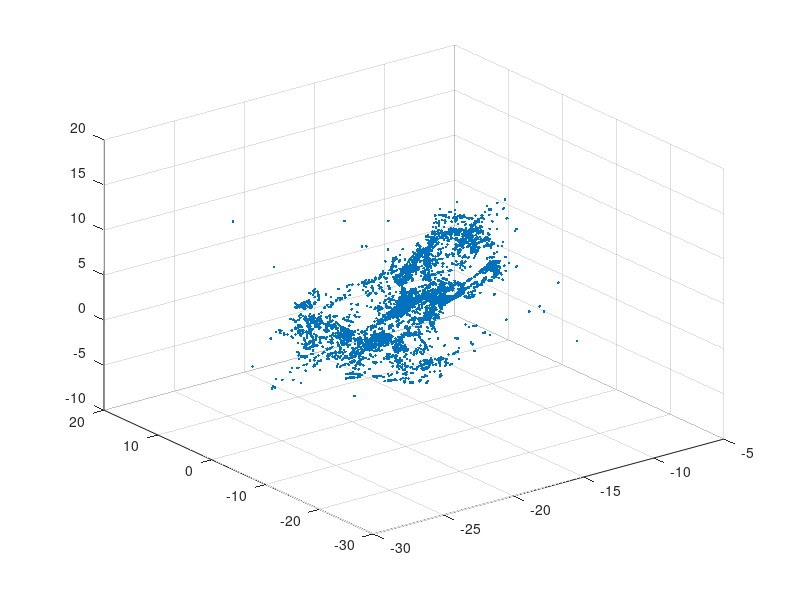

The MATLAB source for this figure:
%% Load images for final assignment
% create list of images present for the structure from motion project
% Input: 
%   -foldername
%
% Output: 
%   -3D model of the object
%
% Authors: 
%   -Bas Buller 4166566
%   -Rick Feith 4218272

clear all; close all; 


%% Tunable parameters
harris_scales       = 22; % determines how many scales the image is checked for
harris_threshold    = 0.0001;
nearest_neighbour   = 0.87;
sift_thresh         = 0.75;
ransac_iters        = 3000;
ransac_thresh       = 15;

own_algorithm       = 0; % Use sift feature detection and matching (0) or own algorithm (1)      
step1               = 0; % Perform feature detection
step2               = 0; % Perform feature matching
step3               = 0; % Apply normalized 8-point Ransac to find best matches
step4               = 0; % Determine point view matrix
step5               = 0; % 3D coordinates for 3 and 4 consecutive images
step6               = 0; % Procrustes analysis
step7               = 0; % Bundle adjustment
step8               = 1; % Surface plot of complete model
plots               = 0; % Show example plots
image1              = 1;% Which images are plotted, this number indicates the left image

if(step1)
%% Step 1: create list of images, Detect feature points and create Sift descriptor
    % create complete data cell
    % | name | x | y | s | d | matches | vl_Sift matches | RANSAC matches
    keypoints = {};
    folder_name = 'model_castle';

    % create list of images
    keypoints(:,1) = loaddata(folder_name);
    fprintf("Files loaded into filenames \n")
    
    % Detect feature points and extract sift features
    num_of_im = length(keypoints);
    for i = 1:num_of_im
        fprintf(strcat("Starting image ",num2str(i)," of ",num2str(num_of_im)," \n"))
%         if(own_algorithm)
            [s,r,c] = extractfeatures(keypoints{i,1},harris_scales,harris_threshold);
            
            % create sift Descriptor
            [x,y,d] = sift_descriptor(keypoints{i,1},s,r,c);
            keypoints(i,2) = {x};
            keypoints(i,3) = {y};
            keypoints(i,4) = {s};
            keypoints(i,5) = {d};
            fprintf(strcat(num2str(length(x))+" keypoints found. \n"))
            
%         else % using only vl_sift
%             [f,d] = vl_sift(single(rgb2gray(imread(keypoints{i,1}))),'PeakThresh',sift_thresh);  
%             keypoints(i,2) = {f(1,:)};
%             keypoints(i,3) = {f(2,:)};
%             keypoints(i,4) = {f(3,:)};
%             keypoints(i,5) = {d};
%         end
    end

%     if(own_algorithm)
%         save own_keypoints keypoints
%     else
        save vl_keypoints keypoints
%     end
% figure()
%   imshow(imread(keypoints{image1,1}))
%    hold on
%     x1 = keypoints{image1,2};
%     y1 = keypoints{image1,3};
%     scatter(x1,y1)
end


if(step2)
%% step 2: Look for matches in feature points    
    if(own_algorithm)
        load own_keypoints
    else
        load vl_keypoints
    end
    num_of_im = size(keypoints,1);
    matches   = {};
    
    % match each image with its consecutive image and write to data
    for i = 1:(num_of_im-1)
        fprintf(strcat("Started Matching on Image ", num2str(i)," \n"));
        if(own_algorithm)
            match = match_features(keypoints{i,2},keypoints{i,3},keypoints{i,5},keypoints{i+1,2},keypoints{i+1,3},keypoints{i+1,5},nearest_neighbour);
            matches(i,1) = {match};
        else
            [match, scores]  = vl_ubcmatch(keypoints{i,5},keypoints{i+1,5},1/nearest_neighbour );
            matches(i,1) = {match};
        end
        fprintf(strcat(num2str(length(match(1,:)))+" matches found. \n"))
    end

    % perform match between last and first image and write to data
    fprintf(("Started Matching on Image 19 \n"));
     if(own_algorithm)
        match = match_features(keypoints{19,2},keypoints{19,3},keypoints{19,5},keypoints{1,2},keypoints{1,3},keypoints{1,5},nearest_neighbour);
        matches(19,1) = {match};
        save own_matches matches
    else
        [match, scores] = vl_ubcmatch(keypoints{19,5},keypoints{1,5},1/nearest_neighbour );
        matches(19,1) = {match};
        save vl_matches matches
     end
     fprintf(strcat(num2str(length(match(1,:)))+" matches found. \n"))
end


if(step3)
%% Step 3: Apply 8-points RANSAC algorithm

%load data
    if(own_algorithm)
        load own_keypoints
        load own_matches
    else
        load vl_keypoints
        load vl_matches
    end
    
    for i = 1:(length(keypoints)-1)
    % normalize data
        x1 = keypoints{i,2}(matches{i,1}(1,:));
        y1 = keypoints{i,3}(matches{i,1}(1,:));
        x2 = keypoints{i+1,2}(matches{i,1}(2,:));
        y2 = keypoints{i+1,3}(matches{i,1}(2,:));
        [xn1,yn1,T1] = normalize_points(x1,y1);
        [xn2,yn2,T2] = normalize_points(x2,y2);
      
      % apply 8 point ransac algorithm
      % [F, inliers] = fundamental_ransac(xn1,yn1,xn2,yn2,ransac_iters,ransac_thresh);
%       FRD = T2' * F * T1; 
        [FRD, inliers] = estimateFundamentalMatrix([x1',y1'],[x2',y2'],'method','RANSAC','NumTrials',2000,'DistanceThreshold',ransac_thresh);
        matches{i,2} = inliers';
        fprintf(strcat(num2str(length(find(inliers)))+" inliers found. \n"))
    end
    
        % normalize data
        x1 = keypoints{19,2}(matches{19,1}(1,:));
        y1 = keypoints{19,3}(matches{19,1}(1,:));
        x2 = keypoints{1,2}(matches{19,1}(2,:));
        y2 = keypoints{1,3}(matches{19,1}(2,:));
        [xn1,yn1,T1] = normalize_points(x1,y1);
        [xn2,yn2,T2] = normalize_points(x2,y2);
      
      % apply 8 point ransac algorithm
      % [F, inliers] = fundamental_ransac(xn1,yn1,xn2,yn2,ransac_iters,ransac_thresh);
%       FRD = T2' * F * T1; 
        [FRD, inliers] = estimateFundamentalMatrix([x1',y1'],[x2',y2'],'method','RANSAC','NumTrials',2000,'DistanceThreshold',ransac_thresh);
        matches{19, 2} = inliers';
        fprintf(strcat(num2str(length(find(inliers)))+" inliers found. \n"))
        % save data
    if(own_algorithm)
        save own_matches matches
    else
        save vl_matches matches
    end
   
%     % plotting results
% [lines] = epipolarLine(FRD, [x1(inliers)',y1(inliers)']);
% points = lineToBorderPoints(lines, size(imread(keypoints{2,1})));
% % 
% figure()
% imshow(imread(keypoints{1,1}))
% hold on
% scatter(x1(inliers),y1(inliers),'r')
% 
% figure()
% imshow(imread(keypoints{2,1}))
% hold on
% line(points(:,[1,3])',points(:,[2,4])');
%     
%     
%     
% end
end


if(plots)
%% plot image for check using first 20 matches
    if(own_algorithm)
        load own_keypoints
        load own_matches
    else
        load vl_keypoints
        load vl_matches
    end
    
    if(own_algorithm)
        figure('name','1 and 2 with own algorithm')
    else
        figure('name','1 and 2 with vl_sift')
    end
    imshow([imread(keypoints{image1,1}) imread(keypoints{image1+1,1})])
    hold on
    x1 = keypoints{image1,2}(matches{image1,1}(1,matches{image1,2}));
    y1 = keypoints{image1,3}(matches{image1,1}(1,matches{image1,2}));
    x2 = size(imread(keypoints{image1,1}),2)+keypoints{image1+1,2}(matches{image1,1}(2,matches{image1,2}));
    y2 = keypoints{image1+1,3}(matches{image1,1}(2,matches{image1,2}));

    scatter(x1,y1,'r')
    scatter(x2,y2,'r')
    line([x1;x2],[y1;y2],'color','b')
    size(x1)
    % figure('name','1 and 2 with vl_sift algorithm')
    % imshow([imread(data{1,1}) imread(data{2,1})])
    % hold on
    % x1 = data{1,2}(data{1,7}(1,1:20));
    % y1 = data{1,3}(data{1,7}(1,1:20));
    % x2 = size(imread(data{1,1}),2)+data{2,2}(data{1,7}(2,1:20));
    % y2 = data{2,3}(data{1,7}(2,1:20));
    % 
    % scatter(x1,y1,'r')
    % scatter(x2,y2,'r')
    % line([x1;x2],[y1;y2],'color','b')
end


if(step4)
%% Point view matrix
    fprintf('Find point view matrix');
    if(own_algorithm)
        load own_keypoints
        load own_matches
    else
        load vl_keypoints
        load vl_matches
    end
    
    % point view matrix
    PVM = point_view_matrix(matches);
    
    if(own_algorithm)
        save own_pvm PVM
    else
        save vl_pvm PVM
    end
end


if(step5)
%% 3D coordinates for 3 and 4 consecutive images
    if(own_algorithm)
        load own_keypoints
        load own_matches
        load own_pvm
    else
        load vl_keypoints
        load vl_matches
        load vl_pvm
    end
    skips = 0;
    % 3 consecutive images
    triple_im = [1:19; 2:19 1; 3:19 1 2];
    [triple_models,skips] = SfM(keypoints, PVM, triple_im,skips);
    skips
    % 4 consecutive images
    quad_im = [1:19; 2:19 1; 3:19 1 2; 4:19 1:3];
    [quad_models,skips] = SfM(keypoints, PVM, quad_im,skips);
    skips
    if(own_algorithm)
        save own_triple_models triple_models
        save own_quad_models quad_models
    else
        save vl_triple_models triple_models
        save vl_quad_models quad_models
    end
end


if(step6)
%% Procrustes analysis for complete 3D model
    if(own_algorithm)
        load own_triple_models
        load own_quad_models
    else
        load vl_triple_models
        load vl_quad_models
    end
    tic
    % Complete 3D model
    complete_model = model_stitching(triple_models, quad_models);
    toc
    if(own_algorithm)
        save own_complete_model complete_model
    else
        save vl_complete_model complete_model
    end
end


if(step7)
%% Bundle Adjustment 
    if(own_algorithm)
        load own_complete_model
    else
        load vl_complete_model
    end
    
    if(own_algorithm)
        save own_complete_model complete_model
    else
        save vl_complete_model complete_model
    end
end


if(step8)
%% Surface plot of complete model
    if(own_algorithm)
        load own_complete_model
    else
        load vl_complete_model
    end
    
    % Plot 3D scatter plot of the complete model
    scatter3(complete_model(1,:), complete_model(2,:), complete_model(3,:),'.b')
end



























